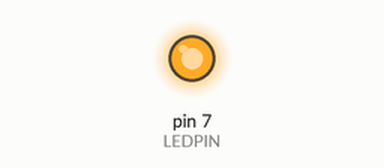
Simulated run of this sketch. Board: Arduino Uno, built with avr-gcc and run on an emulated ATmega328P. On the bench: output pins drawn as LEDs (lit = HIGH). No radio packets arrive unless stated; pins used as bus, display or sensor lines are not drawn.

Above: at 0.1 s.
At 3.1 s:
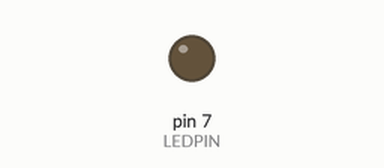
Timing chart, 0 to 4.6 s (numbered marks = the images above):
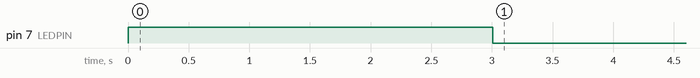

The sketch:

Receiver.ino
```cpp
// (licence header left out)
#include <RF24Network.h>
#include <RF24.h>
#include <SPI.h>

// nRF24L01(+) radio attached using Getting Started board
RF24 radio(8,10);

// Network uses that radio
RF24Network network(radio);

// Address of our node
const uint16_t this_node = 00;

//Radio channel
const uint16_t channel = 90;

//Pins
int RPIN = 9; //9 Timer1
int GPIN = 5; //5 Timer0
int BPIN = 6; //6 Timer0
int WPIN = 3; //3 Timer2
int LEDPIN = 7;


// Structure of our payload max 32 bytes
struct payload_t
{
	byte r; // 1 bytes
	byte g; // 1 bytes
	byte b; // 1 bytes
	byte w; // 1 bytes
}; // Total 4 bytes


void setup(void)
{
	pinMode(LEDPIN, OUTPUT);
	digitalWrite(LEDPIN, HIGH);

	/*
	Serial.begin(115200);
	delay(3000);
	Serial.println("Led receiver");
	*/


	SPI.begin();
	radio.begin();
	network.begin(channel, this_node);
	delay(3000);
	digitalWrite(LEDPIN, LOW);

	/*
	Timer settings:
			122Hz	490Hz	3.93KHz		32.3KHz
	TCCR0B	0x04	0x03	0x02		0x01
	TCCR1B	0x04	0x03	0x02		0x01
	TCRR2B	0x06	0x04	0x02		0x01
	*/

	TCCR0B = TCCR0B & 0b11111000 | 0x02;
	TCCR1B = TCCR1B & 0b11111000 | 0x02;
	TCCR2B = TCCR2B & 0b11111000 | 0x02;

	//Needed for phase correct on timer0
	TCCR0A = _BV(COM0A1) | _BV(COM0B1) | _BV(WGM00);

}

void loop(void)
{
	// Pump the network regularly
	network.update();

	// Is there anything ready for us?
	while ( network.available() )
	{
		// If so, grab it and print it out
		RF24NetworkHeader header;
		payload_t payload;
		network.read(header,&payload,sizeof(payload));

		/*
		Serial.print("Received packet:");
		Serial.print(" r = ");
		Serial.print(payload.r);
		Serial.print(" g = ");
		Serial.print(payload.g);
		Serial.print(" b = ");
		Serial.print(payload.b);
		Serial.print(" w = ");
		Serial.println(payload.w);
		*/

		analogWrite(RPIN,payload.r);
		analogWrite(BPIN,payload.g);
		analogWrite(GPIN,payload.b);
		analogWrite(WPIN,payload.w);

	}
}
```
